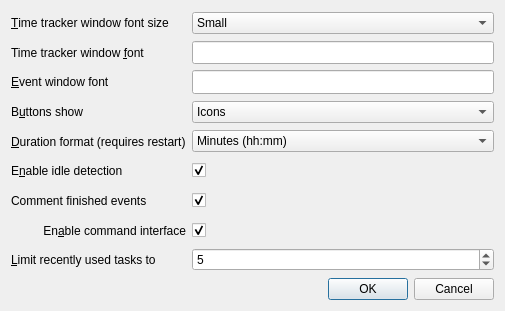
<?xml version="1.0" encoding="UTF-8"?>
<ui version="4.0">
 <class>CharmPreferences</class>
 <widget class="QDialog" name="CharmPreferences">
  <property name="geometry">
   <rect>
    <x>0</x>
    <y>0</y>
    <width>505</width>
    <height>311</height>
   </rect>
  </property>
  <property name="windowTitle">
   <string>Charm Configuration</string>
  </property>
  <layout class="QGridLayout" name="gridLayout">
   <item row="0" column="0">
    <widget class="QLabel" name="lbTimeTrackerFontSize">
     <property name="sizePolicy">
      <sizepolicy hsizetype="Preferred" vsizetype="MinimumExpanding">
       <horstretch>0</horstretch>
       <verstretch>0</verstretch>
      </sizepolicy>
     </property>
     <property name="text">
      <string>&amp;Time tracker window font size</string>
     </property>
     <property name="buddy">
      <cstring>cbTimeTrackerFontSize</cstring>
     </property>
    </widget>
   </item>
   <item row="0" column="1">
    <widget class="QComboBox" name="cbTimeTrackerFontSize">
     <item>
      <property name="text">
       <string>Small</string>
      </property>
     </item>
     <item>
      <property name="text">
       <string>Regular (Application Font)</string>
      </property>
     </item>
     <item>
      <property name="text">
       <string>Large</string>
      </property>
     </item>
    </widget>
   </item>
   <item row="1" column="0">
    <widget class="QLabel" name="lbTimeTrackerFont">
     <property name="sizePolicy">
      <sizepolicy hsizetype="Preferred" vsizetype="MinimumExpanding">
       <horstretch>0</horstretch>
       <verstretch>0</verstretch>
      </sizepolicy>
     </property>
     <property name="text">
      <string>Time tracker window &amp;font</string>
     </property>
     <property name="buddy">
      <cstring>cbTimeTrackerFontSize</cstring>
     </property>
    </widget>
   </item>
   <item row="1" column="1">
    <widget class="QLineEdit" name="edTimeTrackerFont">
     <property name="sizePolicy">
      <sizepolicy hsizetype="Expanding" vsizetype="Expanding">
       <horstretch>0</horstretch>
       <verstretch>0</verstretch>
      </sizepolicy>
     </property>
    </widget>
   </item>
   <item row="2" column="0">
    <widget class="QLabel" name="lbEventWindowFont">
     <property name="sizePolicy">
      <sizepolicy hsizetype="Preferred" vsizetype="MinimumExpanding">
       <horstretch>0</horstretch>
       <verstretch>0</verstretch>
      </sizepolicy>
     </property>
     <property name="text">
      <string>&amp;Event window font</string>
     </property>
     <property name="buddy">
      <cstring>cbTimeTrackerFontSize</cstring>
     </property>
    </widget>
   </item>
   <item row="2" column="1">
    <widget class="QLineEdit" name="edEventWindowFont">
     <property name="sizePolicy">
      <sizepolicy hsizetype="Expanding" vsizetype="Expanding">
       <horstretch>0</horstretch>
       <verstretch>0</verstretch>
      </sizepolicy>
     </property>
    </widget>
   </item>
   <item row="3" column="0">
    <widget class="QLabel" name="lbToolButtonStyle">
     <property name="sizePolicy">
      <sizepolicy hsizetype="Preferred" vsizetype="MinimumExpanding">
       <horstretch>0</horstretch>
       <verstretch>0</verstretch>
      </sizepolicy>
     </property>
     <property name="text">
      <string>B&amp;uttons show</string>
     </property>
     <property name="buddy">
      <cstring>cbToolButtonStyle</cstring>
     </property>
    </widget>
   </item>
   <item row="3" column="1">
    <widget class="QComboBox" name="cbToolButtonStyle">
     <item>
      <property name="text">
       <string>Icons</string>
      </property>
     </item>
     <item>
      <property name="text">
       <string>Text</string>
      </property>
     </item>
     <item>
      <property name="text">
       <string>Text under icon</string>
      </property>
     </item>
     <item>
      <property name="text">
       <string>Text beside icon</string>
      </property>
     </item>
     <item>
      <property name="text">
       <string>System default</string>
      </property>
     </item>
    </widget>
   </item>
   <item row="4" column="0">
    <widget class="QLabel" name="lbDurationFormat">
     <property name="sizePolicy">
      <sizepolicy hsizetype="Preferred" vsizetype="MinimumExpanding">
       <horstretch>0</horstretch>
       <verstretch>0</verstretch>
      </sizepolicy>
     </property>
     <property name="text">
      <string>&amp;Duration format (requires restart)</string>
     </property>
     <property name="wordWrap">
      <bool>false</bool>
     </property>
     <property name="buddy">
      <cstring>cbDurationFormat</cstring>
     </property>
    </widget>
   </item>
   <item row="4" column="1">
    <widget class="QComboBox" name="cbDurationFormat">
     <item>
      <property name="text">
       <string>Minutes (hh:mm)</string>
      </property>
     </item>
     <item>
      <property name="text">
       <string>Decimal (h.xx)</string>
      </property>
     </item>
    </widget>
   </item>
   <item row="5" column="0">
    <widget class="QLabel" name="lbIdleDetection">
     <property name="sizePolicy">
      <sizepolicy hsizetype="Preferred" vsizetype="MinimumExpanding">
       <horstretch>0</horstretch>
       <verstretch>0</verstretch>
      </sizepolicy>
     </property>
     <property name="text">
      <string>E&amp;nable idle detection</string>
     </property>
     <property name="buddy">
      <cstring>cbIdleDetection</cstring>
     </property>
    </widget>
   </item>
   <item row="5" column="1">
    <widget class="QCheckBox" name="cbIdleDetection">
     <property name="text">
      <string/>
     </property>
     <property name="checked">
      <bool>true</bool>
     </property>
    </widget>
   </item>
   <item row="6" column="0">
    <widget class="QLabel" name="lbRequestEventComment">
     <property name="sizePolicy">
      <sizepolicy hsizetype="Preferred" vsizetype="MinimumExpanding">
       <horstretch>0</horstretch>
       <verstretch>0</verstretch>
      </sizepolicy>
     </property>
     <property name="text">
      <string>Comment finished events</string>
     </property>
     <property name="buddy">
      <cstring>cbRequestEventComment</cstring>
     </property>
    </widget>
   </item>
   <item row="6" column="1">
    <widget class="QCheckBox" name="cbRequestEventComment">
     <property name="text">
      <string/>
     </property>
     <property name="checked">
      <bool>true</bool>
     </property>
    </widget>
   </item>
   <item row="7" column="0">
    <widget class="QLabel" name="lbCommandInterface">
     <property name="sizePolicy">
      <sizepolicy hsizetype="Preferred" vsizetype="MinimumExpanding">
       <horstretch>0</horstretch>
       <verstretch>0</verstretch>
      </sizepolicy>
     </property>
     <property name="text">
      <string>En&amp;able command interface</string>
     </property>
     <property name="alignment">
      <set>Qt::AlignRight|Qt::AlignTrailing|Qt::AlignVCenter</set>
     </property>
     <property name="buddy">
      <cstring>cbEnableCommandInterface</cstring>
     </property>
    </widget>
   </item>
   <item row="7" column="1">
    <widget class="QCheckBox" name="cbEnableCommandInterface">
     <property name="text">
      <string/>
     </property>
     <property name="checked">
      <bool>true</bool>
     </property>
    </widget>
   </item>
   <item row="8" column="0">
    <widget class="QLabel" name="lbNumberOfTaskSelectorEntries">
     <property name="sizePolicy">
      <sizepolicy hsizetype="Preferred" vsizetype="MinimumExpanding">
       <horstretch>0</horstretch>
       <verstretch>0</verstretch>
      </sizepolicy>
     </property>
     <property name="text">
      <string>&amp;Limit recently used tasks to</string>
     </property>
     <property name="buddy">
      <cstring>sbNumberOfTaskSelectorEntries</cstring>
     </property>
    </widget>
   </item>
   <item row="8" column="1">
    <widget class="QSpinBox" name="sbNumberOfTaskSelectorEntries">
     <property name="enabled">
      <bool>true</bool>
     </property>
     <property name="value">
      <number>5</number>
     </property>
    </widget>
   </item>
   <item row="9" column="1">
    <widget class="QDialogButtonBox" name="buttonBox">
     <property name="orientation">
      <enum>Qt::Horizontal</enum>
     </property>
     <property name="standardButtons">
      <set>QDialogButtonBox::Cancel|QDialogButtonBox::Ok</set>
     </property>
    </widget>
   </item>
  </layout>
 </widget>
 <resources/>
 <connections>
  <connection>
   <sender>buttonBox</sender>
   <signal>accepted()</signal>
   <receiver>CharmPreferences</receiver>
   <slot>accept()</slot>
   <hints>
    <hint type="sourcelabel">
     <x>248</x>
     <y>254</y>
    </hint>
    <hint type="destinationlabel">
     <x>157</x>
     <y>274</y>
    </hint>
   </hints>
  </connection>
  <connection>
   <sender>buttonBox</sender>
   <signal>rejected()</signal>
   <receiver>CharmPreferences</receiver>
   <slot>reject()</slot>
   <hints>
    <hint type="sourcelabel">
     <x>316</x>
     <y>260</y>
    </hint>
    <hint type="destinationlabel">
     <x>286</x>
     <y>274</y>
    </hint>
   </hints>
  </connection>
 </connections>
</ui>
